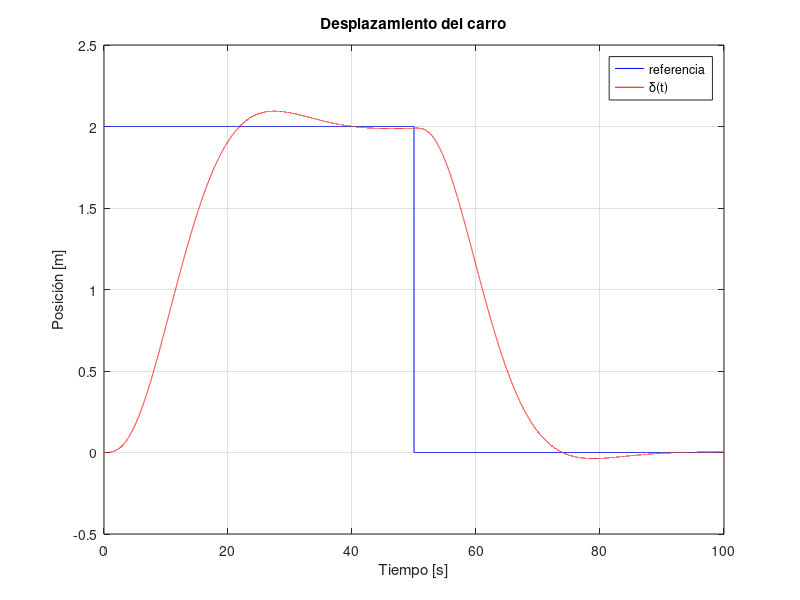
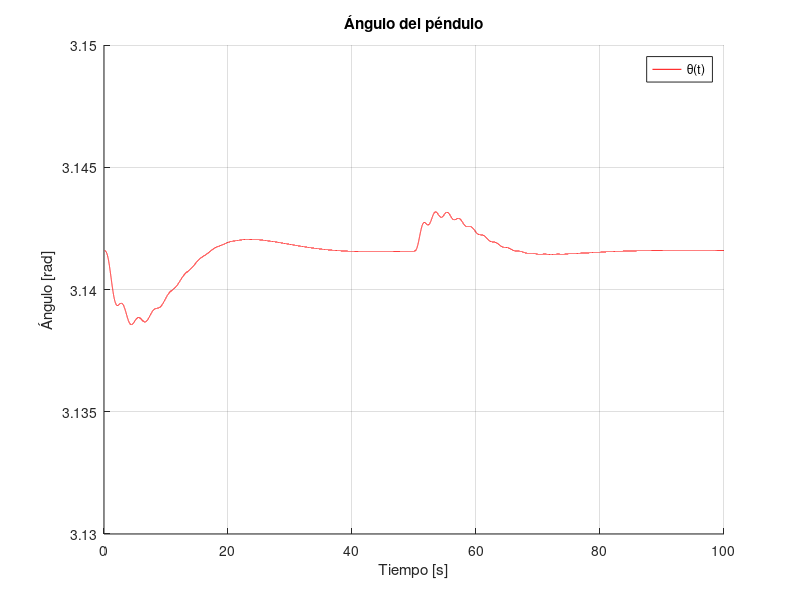
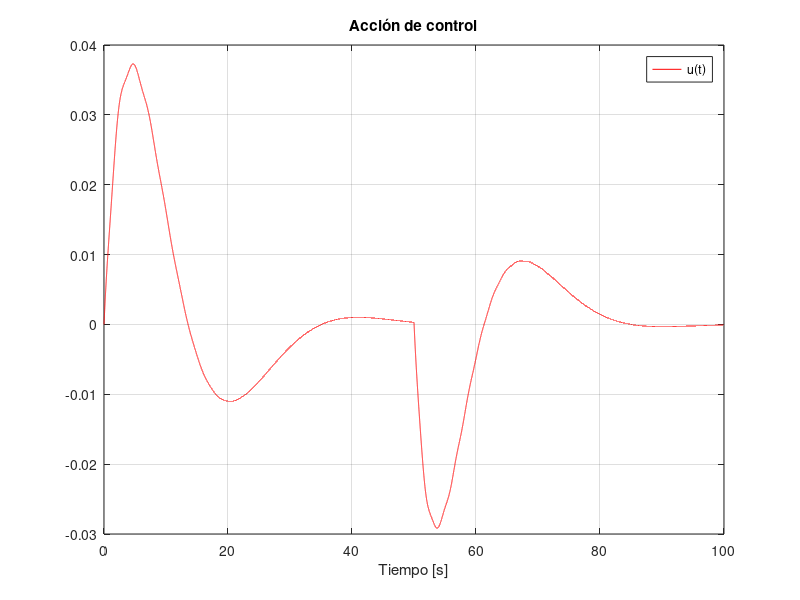

MATLAB code to generate these figures, in order:
% Caso de estudio 2 - Péndulo invertido apartado 5
clc; clear ; close all

% Parámetros
m = 0.1;
F = 0.1;
l = 1.6;
g = 9.8;
M = 1.5;  
tf = 100; dt = 1*10^-3;
t = 0:dt:(tf-dt);
n = round(tf/dt);

% Matrices x = [delta ; delta_p ; phi ; phi_p]
A = [0 1 0 0;0 -F/M -m*g/M 0; 0 0 0 1; 0 -F/(l*M) -g*(m+M)/(l*M) 0];
B = [0; 1/M; 0; -1/(l*M)];
C = [1 0 0 0; 0 0 1 0];
D = 0;

% Matrices ampliadas debido al integrador
An = [A zeros(4,1) ; -(C(1,:)) 0];
Bn = [B ; 0];
Cn = [1 0];

% LQR
Q = diag([1/10 1 0.1 100 0.01]);
R = 100;
Kn = lqr(An,Bn,Q,R);
K = Kn(1:4);
Ki = Kn(5);

% Funciones a utilizar
ref = zeros(1,n);
masa = zeros(1,n);
for j=1:1:n-1
    if (j < (n-1)/2 )
        ref(j) = 2;
        masa(j) = m;
    else (j >= (n-1)/2 )
        ref(j) = 0;
        masa(j) = m*10;
    end
end

% Condidiones iniciales
X_op = [0 ; 0 ; pi ; 0];
X = zeros(4,n);
X(1,1) = 0;   %delta    inicial
X(2,1) = 0;   %delta_p  inicial
X(3,1) = pi;   %phi      inicial
X(4,1) = 0;   %phi_p    inicial
psi(1) = 0;         %psi      inicial
U(1) = 0; 

% Iteración
for i=1:1:n-1
    X_a = X(:,i);%[delta ; delta_p ; phi ; phi_p ]
    
    psi_p = ref(i)-(C(1,:))*(X_a);
    psi(i+1) = psi(i)+dt*psi_p;
    Ua = -K*(X_a-X_op)-Ki*psi(i+1);
    U = [U Ua];

    Xp_a1 = X_a(2);
    Xp_a2 = -F*X_a(2)/M-masa(i)*g*(X_a(3)-pi)/M+Ua/M;
    Xp_a3 = X_a(4);
    Xp_a4 = -F*X_a(2)/(M*l)-g*(M+masa(i))*(X_a(3)-pi)/(M*l)-Ua/(M*l);
    
    Xp_a = [Xp_a1 ; Xp_a2 ; Xp_a3 ; Xp_a4];
    Xf = X_a+ dt*(Xp_a);
    X(:,i+1) = Xf;
end

% Gráficas
figure
plot(t,ref,'b');
hold on;
plot(t,X(1,:),'r');
title('Desplazamiento del carro');
xlabel('Tiempo [s]');
ylabel('Posición [m]');
legend('referencia','δ(t)');
grid on;


figure
hold on;
plot(t,X(3,:),'r');
axis([0 tf 3.13 3.15]);
title('Ángulo del péndulo');
xlabel('Tiempo [s]');
ylabel('Ángulo [rad]');
legend('θ(t)');
grid on;

figure
plot(t,U,'r');
title('Acción de control');
xlabel('Tiempo [s]');
legend('u(t)');
grid on;

disp("Terminado")
